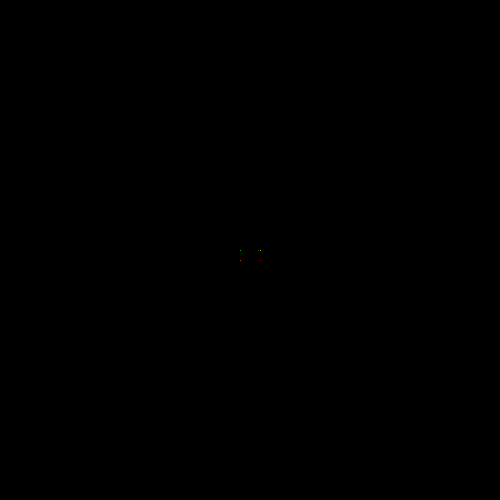
Frame 1 (no input)
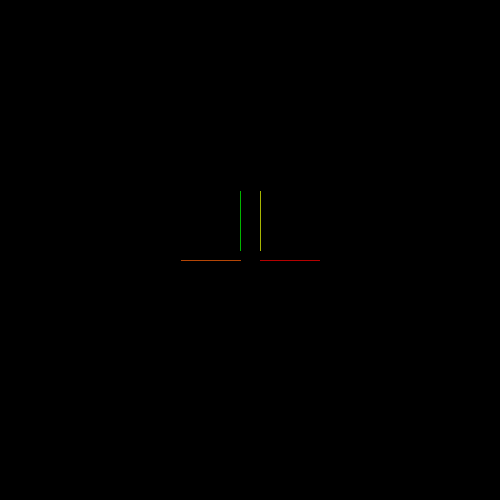
Frame 60 (the mouse pressed at the canvas centre just before this capture)
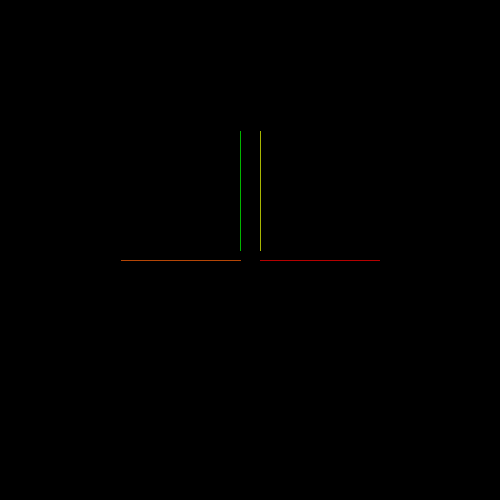
Frame 120 (the mouse held since frame 60 and released just before this capture)

The Processing sketch that drew these frames (run headless with seeded random() and noise(); from frame 60 on, the mouse is pressed at the canvas centre):

// Processing sketch: processing_77823
// ── processing_77823.pde

//Wayland L. ,  Tron , CP1 16-17
int x = 240;
int y = 260;
int  x2 = 260;
int  y2 = 260;
int compx = 240;
int compy = 250;
int comp2x = 260;
int comp2y=250;
int dir = LEFT;
int compdir = UP;
int comp2dir = UP;
int dir2 = RIGHT;
int cs = 0;
int hs = 0;


boolean gameover = false;
void setup()
{
  size(500, 500);
  background(0);
  frameRate(100);
  
}

void draw()
{
  if (gameover == true)
  {


    if ( keyPressed ==true && key == ' ')
    {
      background(0);
      x = 240;
      y = 260;
      compx = 240;
      compy=250;
      comp2x = 260;
      comp2y=250;
      dir = LEFT;
      compdir = UP;
      comp2dir = UP;
      x2 = 260;
      y2 = 260;
      dir2 = RIGHT;
      gameover = false;
    }
  }

  else
  {
    human();
    human2();
    if (gameover == false)
    {
      computer();
      computer2();
    }
  }
}
void human()

{
  if (get(x, y) != color(0, 0, 0))
  {
    gameover = true;
    cs = cs + 1;

    textSize(32);
    textAlign(CENTER);
    text("game over \nhuman loses", 250, 250);
    textSize(16);
    text("\n Computer's Score: "+ cs +"            Human's Score: "+ hs, 250, 400);
  }
  stroke(255, 99, 8);
  point(x, y);

  if (dir == LEFT)
  {
    x--;
  }
  else if ( dir == RIGHT)
  {
    x++;
  }
  
  else if (dir == UP)
  {
    y--;
  }
  else if (dir == DOWN)
  {
    y++;
  }
}


void keyPressed()
{

  if (key == 'a')
  {
    dir = LEFT;
  }
  else if (key =='d')
  {
    dir = RIGHT;
  }
  else if (key =='w')
  {
    dir = UP;
  }
  else if (key =='s')
  {
    dir = DOWN;
  }
  if (key == '4')
  {
    dir2= LEFT;
  }
  else if (key =='6')
  {
    dir2= RIGHT;
  }
  else if (key =='8')
  {
    dir2= UP;
  }
  else if (key =='5')
  {
    dir2= DOWN;
  }
}



//COMPUTER

void computer()
{
  if (get(compx, compy) != color(0, 0, 0))
  {
    gameover = true;
    hs=hs +1;

    textSize(32);
    textAlign(CENTER);
    text("game over \nhuman loses", 250, 250);
    textSize(16);
    text("\n Computer's Score: "+ cs +"            Human's Score: "+ hs, 250, 400);
  }
  stroke(0, 255, 0);
  point(compx, compy);


   if (compdir == UP)
  {
    compy--;
    if (get(compx, compy-1) != color(0, 0, 0))
    {
      compdir = LEFT;
    }
  }
  else if (compdir == DOWN)
  {
    compy++;
    if (get(compx, compy+1) != color(0, 0, 0))
    {
      compdir = RIGHT;
    }
  }
  else if (compdir == LEFT)
  {
    compx--;
    if (get(compx-1, compy) != color(0, 0, 0))
    {
      compdir = DOWN;
    }
  }

  else if ( compdir == RIGHT)
  {
    compx++;
    if (get(compx+1, compy) != color(0, 0, 0))
    {
      compdir = UP;
    }
  }
} 
//COMPUTER 2
void computer2()
{
  if (get(comp2x, comp2y) != color(0, 0, 0))
  {
    gameover = true;
    hs = hs + 1;

    textSize(32);
    textAlign(CENTER);
    text("game over \nhuman loses", 250, 250);
    textSize(16);
    text("\n Computer's Score: "+ cs +"            Human's Score: "+ hs, 250, 400);
  }
  stroke(237, 255, 3);
  point(comp2x, comp2y);


  if (comp2dir == DOWN)
  {
    comp2y++;
    if (get(comp2x, comp2y+1) != color(0, 0, 0))
    {
      comp2dir = LEFT;
    }
  }
  else if (comp2dir == LEFT)
  {
    comp2x--;
    if (get(comp2x-1, comp2y) != color(0, 0, 0))
    {
      comp2dir = UP;
    }
  }
  else if (comp2dir == UP)
  {
    comp2y--;
    if (get(comp2x, comp2y-1) != color(0, 0, 0))
    {
      comp2dir = RIGHT;
    }
  }
  else if ( comp2dir == RIGHT)
  {
    comp2x++;
    if (get(comp2x+1, comp2y) != color(0, 0, 0))
    {
      comp2dir = DOWN;
    }
  }
} 


void human2()

{
  if (get(x2, y2) != color(0, 0, 0))
  {
    gameover = true;
    cs = cs + 1;

    textSize(32);
    textAlign(CENTER);
    text("game over \nhuman loses", 250, 250);
    textSize(16);
    text("\n Computer's Score: "+ cs +"            Human's Score: "+ hs, 250, 400);
  }
  stroke(255, 0, 0);
  point(x2, y2);

  if ( dir2 == RIGHT)
  {
    x2++;
  }
  else if (dir2 == LEFT)
  {
    x2--;
  }
  else if (dir2 == UP)
  {
    y2--;
  }
  else if (dir2 == DOWN)
  {
    y2++;
  }
}
